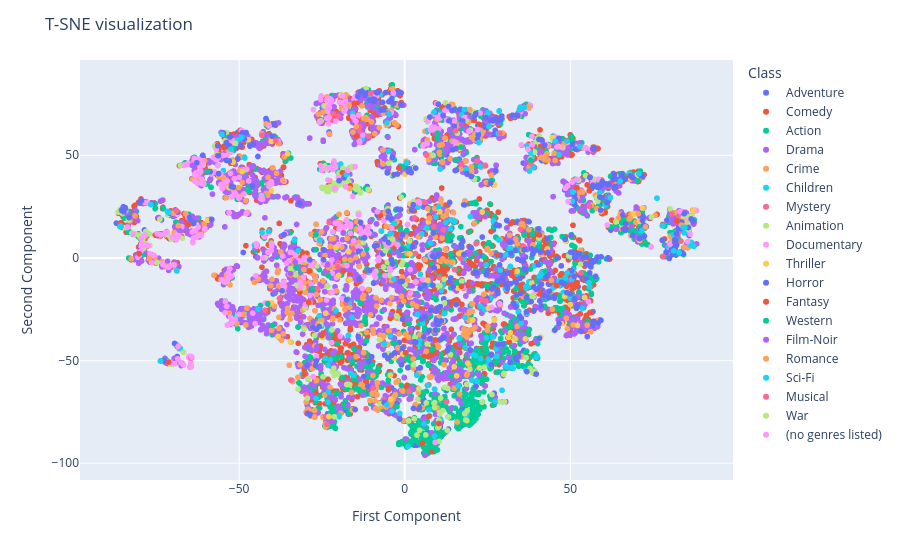

Here is the notebook cell this chart was saved with:
### Code cell
fig = px.scatter(df_tsne, x = 'Dim1', y= 'Dim2', color= 'Class')
fig.update_layout(
    title="T-SNE visualization",
    xaxis_title="First Component",
    yaxis_title="Second Component",
)
fig.write_image('tsne.png')
fig.show()

### Figure 1 — Plotly figure (JSON) as saved in the notebook; plotly's stock layout.template omitted (floating-point values rounded to 4 significant figures; data arrays with more than 128 entries replaced by an {"elided": "..."} marker saying what was removed)
{"data": [{"hovertemplate": "Class=Adventure<br>Dim1=%{x}<br>Dim2=%{y}<extra></extra>", "legendgroup": "Adventure", "marker": {"color": "#636efa", "symbol": "circle"}, "mode": "markers", "name": "Adventure", "showlegend": true, "type": "scattergl", "x": {"elided": "653 float values"}, "xaxis": "x", "y": {"elided": "653 float values"}, "yaxis": "y"}, {"hovertemplate": "Class=Comedy<br>Dim1=%{x}<br>Dim2=%{y}<extra></extra>", "legendgroup": "Comedy", "marker": {"color": "#EF553B", "symbol": "circle"}, "mode": "markers", "name": "Comedy", "showlegend": true, "type": "scattergl", "x": {"elided": "2779 float values"}, "xaxis": "x", "y": {"elided": "2779 float values"}, "yaxis": "y"}, {"hovertemplate": "Class=Action<br>Dim1=%{x}<br>Dim2=%{y}<extra></extra>", "legendgroup": "Action", "marker": {"color": "#00cc96", "symbol": "circle"}, "mode": "markers", "name": "Action", "showlegend": true, "type": "scattergl", "x": {"elided": "1828 float values"}, "xaxis": "x", "y": {"elided": "1828 float values"}, "yaxis": "y"}, {"hovertemplate": "Class=Drama<br>Dim1=%{x}<br>Dim2=%{y}<extra></extra>", "legendgroup": "Drama", "marker": {"color": "#ab63fa", "symbol": "circle"}, "mode": "markers", "name": "Drama", "showlegend": true, "type": "scattergl", "x": {"elided": "2226 float values"}, "xaxis": "x", "y": {"elided": "2226 float values"}, "yaxis": "y"}, {"hovertemplate": "Class=Crime<br>Dim1=%{x}<br>Dim2=%{y}<extra></extra>", "legendgroup": "Crime", "marker": {"color": "#FFA15A", "symbol": "circle"}, "mode": "markers", "name": "Crime", "showlegend": true, "type": "scattergl", "x": {"elided": "537 float values"}, "xaxis": "x", "y": {"elided": "537 float values"}, "yaxis": "y"}, {"hovertemplate": "Class=Children<br>Dim1=%{x}<br>Dim2=%{y}<extra></extra>", "legendgroup": "Children", "marker": {"color": "#19d3f3", "symbol": "circle"}, "mode": "markers", "name": "Children", "showlegend": true, "type": "scattergl", "x": {"elided": "197 float values"}, "xaxis": "x", "y": {"elided": "197 float values"}, "yaxis": "y"}, {"hovertemplate": "Class=Mystery<br>Dim1=%{x}<br>Dim2=%{y}<extra></extra>", "legendgroup": "Mystery", "marker": {"color": "#FF6692", "symbol": "circle"}, "mode": "markers", "name": "Mystery", "showlegend": true, "type": "scattergl", "x": [-23.9, -23.46, 24.29, 15.04, 11.7, -43.15, -29.8, -29.32, 13.81, -14.59, -20.12, 35.68, -1.712, 3.252, 16.88, 8.818, 21.63, -29.54, 14.87, 82.91, -13.63, 34.97, 82.83, -9.522, -15.61, -22.83, 56.31, -17.72, 21.88, 6.679, 38.1, 10.51, 34.83, -21.45, -6.414, -21.66, -11.66, -8.084, -7.661, 1.27, 55.8, -2.992, 83.44, 71.14, -64.75, 62.28, 6.544, 12.61], "xaxis": "x", "y": [-77.49, -80.96, 45.12, -5.669, 13.68, 59.81, -66.71, -13.92, -47.94, 63.8, -2.456, 5.84, -21.69, 2.166, -0.09665, 15.09, 7.106, -75.8, 63.83, 12.82, 64.05, 13.95, 19.87, -63.32, 4.407, 17.27, 52.27, -21.96, 47.18, -40.1, 45.96, -9.55, 17.37, 46.57, -68.96, 66.98, -73.45, 22.41, 21.17, -65.03, 25.26, -46.34, 8.141, 8.428, -48.85, 34.77, 50.08, -70.07], "yaxis": "y"}, {"hovertemplate": "Class=Animation<br>Dim1=%{x}<br>Dim2=%{y}<extra></extra>", "legendgroup": "Animation", "marker": {"color": "#B6E880", "symbol": "circle"}, "mode": "markers", "name": "Animation", "showlegend": true, "type": "scattergl", "x": {"elided": "298 float values"}, "xaxis": "x", "y": {"elided": "298 float values"}, "yaxis": "y"}, {"hovertemplate": "Class=Documentary<br>Dim1=%{x}<br>Dim2=%{y}<extra></extra>", "legendgroup": "Documentary", "marker": {"color": "#FF97FF", "symbol": "circle"}, "mode": "markers", "name": "Documentary", "showlegend": true, "type": "scattergl", "x": {"elided": "386 float values"}, "xaxis": "x", "y": {"elided": "386 float values"}, "yaxis": "y"}, {"hovertemplate": "Class=Thriller<br>Dim1=%{x}<br>Dim2=%{y}<extra></extra>", "legendgroup": "Thriller", "marker": {"color": "#FECB52", "symbol": "circle"}, "mode": "markers", "name": "Thriller", "showlegend": true, "type": "scattergl", "x": [31.38, 25.31, 43.06, 1.585, 10.62, -22.9, 16.32, 27.0, 16.09, 48.65, -38.27, -34.55, 52.16, 48.29, 19.06, -23.87, -16.91, 16.49, -10.77, -58.71, 1.566, 19.71, -41.09, -13.53, 19.05, -49.08, 14.94, -20.77, 7.142, 9.793, -16.53, 54.73, 33.96, -52.95, 54.34, 38.41, -35.34, 17.08, -47.21, 70.83, 15.46, 36.43, 23.41, 33.26, 27.09, -4.371, 20.54, 50.03, -40.32, -19.96, 16.89, 6.972, 31.94, -4.984, 87.18, 15.67, 41.04, 58.62, -40.17, 70.3, -53.5, -59.46, 26.49, -51.86, 71.81, 69.15, 27.29, 71.8, 71.0, 71.96, -4.159, 68.25, 44.57, -3.141, 47.39, 70.87, -0.5389, -40.24, -3.707, 84.57, -36.82, 46.41, 70.59, 0.08935], "xaxis": "x", "y": [-38.69, -24.49, 4.396, 1.926, 22.47, -77.23, 2.111, -30.22, -14.77, 8.177, -38.26, -41.0, -32.89, -18.77, -51.28, -26.91, 2.976, 53.16, 59.38, 42.67, 26.48, 72.21, 64.98, -37.6, 71.81, 42.04, -53.03, 4.929, 17.56, -4.41, -10.52, -2.493, -6.475, 34.2, -19.27, -12.29, 50.69, 2.493, 57.59, 20.95, 53.91, -39.45, 22.38, -39.39, 35.58, -57.22, -30.24, -22.73, 56.76, -8.536, 54.8, -10.92, -36.47, 65.41, 23.19, -57.42, -38.6, 35.35, -21.81, 40.64, 47.38, 18.43, 65.99, 46.61, 24.23, 21.41, 67.14, 18.56, 17.79, 24.33, -68.76, 38.5, 58.61, -48.79, -32.09, 8.65, -46.77, 32.71, 40.72, 17.21, -16.81, 54.3, 40.21, 40.7], "yaxis": "y"}, {"hovertemplate": "Class=Horror<br>Dim1=%{x}<br>Dim2=%{y}<extra></extra>", "legendgroup": "Horror", "marker": {"color": "#636efa", "symbol": "circle"}, "mode": "markers", "name": "Horror", "showlegend": true, "type": "scattergl", "x": {"elided": "468 float values"}, "xaxis": "x", "y": {"elided": "468 float values"}, "yaxis": "y"}, {"hovertemplate": "Class=Fantasy<br>Dim1=%{x}<br>Dim2=%{y}<extra></extra>", "legendgroup": "Fantasy", "marker": {"color": "#EF553B", "symbol": "circle"}, "mode": "markers", "name": "Fantasy", "showlegend": true, "type": "scattergl", "x": [10.09, 27.99, -30.37, -4.873, 17.13, -14.24, 9.422, -25.02, 82.22, 12.72, 40.23, 55.09, -28.66, -15.27, -71.27, 51.94, -18.54, -16.47, -29.01, 12.83, -65.29, 37.87, 22.69, -14.55, -80.17, 7.933, 28.24, -18.82, 56.11, -4.048, 45.88, 10.3, 46.16, 15.32, -7.392, 0.2533, 9.302, 5.347, 55.71, 7.236, 8.096, -1.761], "xaxis": "x", "y": [-6.606, 1.304, -56.69, -63.71, -13.78, -67.51, -46.39, -37.81, 18.06, 59.64, 11.37, 35.59, -6.328, 75.26, -50.73, 34.11, -6.455, 35.05, -21.65, -5.28, 16.27, 52.69, 64.93, 59.16, 2.039, -47.45, 22.31, 41.47, -26.67, 84.16, -13.45, -80.66, 48.64, -42.51, 20.72, -46.23, -39.93, -90.21, 32.76, -77.2, -94.34, 43.75], "yaxis": "y"}, {"hovertemplate": "Class=Western<br>Dim1=%{x}<br>Dim2=%{y}<extra></extra>", "legendgroup": "Western", "marker": {"color": "#00cc96", "symbol": "circle"}, "mode": "markers", "name": "Western", "showlegend": true, "type": "scattergl", "x": [24.0, 13.99, 42.48, -27.84, 17.0, -32.85, -39.89, -23.01, 11.11, -41.37, 8.873, 9.772, 9.943, -51.69, -43.16, -59.67, -13.44, -26.84, 15.49, -3.761, -0.997, -2.35, 38.05], "xaxis": "x", "y": [0.4891, -57.34, -6.395, -14.9, 54.0, -4.573, -32.86, -8.646, 51.52, -22.27, 49.88, 58.52, 60.79, 53.56, 36.54, 42.0, -22.03, 11.3, 47.73, 84.36, -62.12, -72.43, 47.69], "yaxis": "y"}, {"hovertemplate": "Class=Film-Noir<br>Dim1=%{x}<br>Dim2=%{y}<extra></extra>", "legendgroup": "Film-Noir", "marker": {"color": "#ab63fa", "symbol": "circle"}, "mode": "markers", "name": "Film-Noir", "showlegend": true, "type": "scattergl", "x": [17.16, -26.51, -34.48, -27.64, -33.08, -23.24, 27.31, -6.415, -11.04, -64.13, -5.023, -68.1], "xaxis": "x", "y": [64.96, -43.35, -7.638, -31.14, -2.056, -3.315, -25.44, -11.07, 73.93, 45.04, 70.47, 13.53], "yaxis": "y"}, {"hovertemplate": "Class=Romance<br>Dim1=%{x}<br>Dim2=%{y}<extra></extra>", "legendgroup": "Romance", "marker": {"color": "#FFA15A", "symbol": "circle"}, "mode": "markers", "name": "Romance", "showlegend": true, "type": "scattergl", "x": [12.15, 19.64, -41.81, 45.44, -38.09, -50.12, -3.683, 10.48, 83.58, 23.91, -8.404, 18.86, -49.09, 33.54, -47.66, 20.46, 12.9, 35.14, 44.24, -25.81, 7.466, 70.49, -14.64, -68.35, -77.13, -36.84, 14.17, -16.66, -70.0, -82.57, -12.44, -0.318, 2.525, 37.4, 6.943, -16.77, 72.73, 53.72], "xaxis": "x", "y": [58.39, 72.22, 65.29, 47.49, 55.68, 34.3, 82.36, 51.43, 16.01, -17.68, -66.55, -56.48, 36.76, 9.173, -24.52, -22.35, 22.95, 16.41, -10.94, 7.069, 19.34, 21.47, 64.02, 15.69, -0.2496, 37.77, -2.053, 33.81, 21.84, -0.4515, 67.93, -21.14, -49.2, 73.58, 24.07, 74.44, 15.11, 32.08], "yaxis": "y"}, {"hovertemplate": "Class=Sci-Fi<br>Dim1=%{x}<br>Dim2=%{y}<extra></extra>", "legendgroup": "Sci-Fi", "marker": {"color": "#19d3f3", "symbol": "circle"}, "mode": "markers", "name": "Sci-Fi", "showlegend": true, "type": "scattergl", "x": [26.61, 20.25, -15.93, 49.02, 18.03, 84.62, 65.08, 21.87, -50.49, 28.85, 28.24, -85.61, -76.68, 8.884, -5.354, -85.75, -25.64, -33.26, 81.2, 34.91, 36.08, -3.172, 84.47, 84.14, 5.163, 50.73, 46.6, 71.67, -73.74, -52.46, 37.93, -49.21, -55.24, -32.2, 16.47, -4.736, 86.33, -5.367, 3.667, 28.49, 55.65, 0.9707, 8.999, -71.7, 22.41, 70.7, 34.65, 82.86, 3.838, 87.33, -43.1, -41.05, 45.46, 25.46, -71.34, -3.86, 52.79, 50.64, -4.382, 5.831, -17.66, -4.884], "xaxis": "x", "y": [-38.48, -59.54, -28.95, -7.371, 72.18, 14.96, 37.47, -60.11, 57.46, -6.027, 60.61, 15.41, 26.01, 71.07, 65.75, 15.67, 8.725, 8.765, 3.455, 73.49, 73.25, 16.82, 12.16, 14.84, 11.74, 32.06, 50.22, 13.42, -50.16, 52.97, 51.7, 58.79, 60.23, 3.592, -39.23, 70.09, 7.654, -71.59, -57.16, 71.52, -12.05, -91.85, -86.84, 22.7, 56.21, 40.98, 72.33, 2.561, -27.54, 5.867, 12.4, 13.05, 56.93, 64.09, 22.05, -74.72, 54.24, 27.57, -37.81, -80.82, 40.51, 51.8], "yaxis": "y"}, {"hovertemplate": "Class=Musical<br>Dim1=%{x}<br>Dim2=%{y}<extra></extra>", "legendgroup": "Musical", "marker": {"color": "#FF6692", "symbol": "circle"}, "mode": "markers", "name": "Musical", "showlegend": true, "type": "scattergl", "x": [-26.31, -20.24, 24.55, 15.35, -34.35, 28.72, 23.15, -42.18, -68.91, 80.67, 3.025, -38.94, -20.11, -10.29, 53.25, -13.64, 77.96, -10.71, -37.82, -21.55, 6.104, 17.16, -64.53], "xaxis": "x", "y": [-14.91, -4.286, -20.95, 61.94, -59.5, 60.8, -20.3, -25.55, 22.96, 21.4, 19.51, 57.13, 69.06, 79.96, -7.317, 61.89, 0.7141, 59.27, -19.73, 70.19, 27.12, 45.7, -48.78], "yaxis": "y"}, {"hovertemplate": "Class=War<br>Dim1=%{x}<br>Dim2=%{y}<extra></extra>", "legendgroup": "War", "marker": {"color": "#B6E880", "symbol": "circle"}, "mode": "markers", "name": "War", "showlegend": true, "type": "scattergl", "x": [-3.673, -5.815, 8.579, -51.15], "xaxis": "x", "y": [9.128, 3.51, 49.93, 55.82], "yaxis": "y"}, {"hovertemplate": "Class=(no genres listed)<br>Dim1=%{x}<br>Dim2=%{y}<extra></extra>", "legendgroup": "(no genres listed)", "marker": {"color": "#FF97FF", "symbol": "circle"}, "mode": "markers", "name": "(no genres listed)", "showlegend": true, "type": "scattergl", "x": [-17.21, 61.21, 9.211, 85.41, 54.73, 38.42, 54.51, -8.233, -17.48, 48.47, -64.47, -25.1, 26.29, 22.04, -62.36, -74.77, -40.98, 45.97, 37.22, -17.85, -64.32, -23.18, -69.44, 86.23, -64.47, -14.72, -64.34, -53.58, -64.56, -68.42, -21.1, -68.95, -3.409, 49.35], "xaxis": "x", "y": [42.77, 16.04, -89.85, 7.971, 53.56, 59.23, 53.69, 22.57, -3.742, 33.91, -53.0, 42.65, -24.08, 62.55, 15.02, 11.74, 64.31, 54.05, 52.91, 34.76, -48.28, 37.97, -51.54, 11.56, -53.0, 66.63, -48.23, -32.76, -51.38, -42.99, 33.84, 8.824, 80.28, 27.49], "yaxis": "y"}], "layout": {"legend": {"title": {"text": "Class"}, "tracegroupgap": 0}, "margin": {"t": 60}, "title": {"text": "T-SNE visualization"}, "xaxis": {"anchor": "y", "domain": [0, 1], "title": {"text": "First Component"}}, "yaxis": {"anchor": "x", "domain": [0, 1], "title": {"text": "Second Component"}}}}
